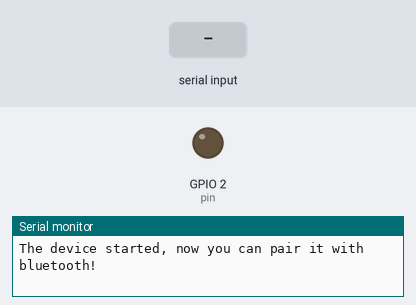
Bench run of a sketch on a simulated ESP32. Shown: output pins drawn as LEDs (lit = HIGH), the last lines printed to the serial monitor. Inputs (shaded band) come from the test bench. Nothing arrives over Bluetooth unless stated.

Above: at 1.2 s.
1.3 s: "1" received over the second serial link
At 2.3 s:
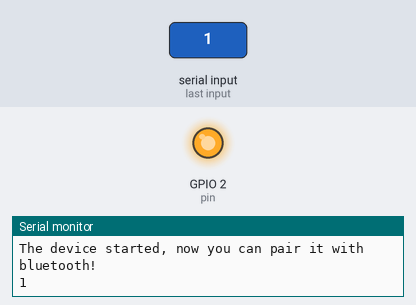
2.8 s: "0" received over the second serial link
At 3.5 s:
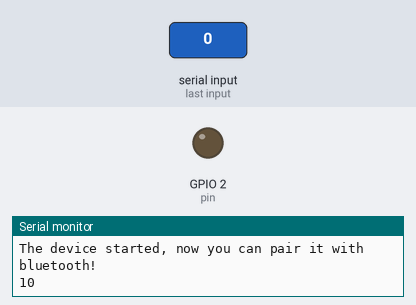
Timing chart, 0 to 5.8 s (numbered marks = the images above; inputs shaded):
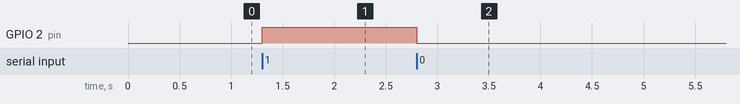

The sketch:

esp32_bluetooth_led.ino
```cpp
#include "BluetoothSerial.h"

#if !defined(CONFIG_BT_ENABLED) || !defined(CONFIG_BLUEDROID_ENABLED)
#error Bluetooth is not enabled! Please run `make menuconfig` to and enable it
#endif

BluetoothSerial SerialBT;
int pin=2;
int data=0;
void setup() {
  Serial.begin(115200);
  SerialBT.begin("ESP32test"); //Bluetooth device name
  Serial.println("The device started, now you can pair it with bluetooth!");

  pinMode(pin,OUTPUT);
}

void loop() {
  if (Serial.available()) {
    SerialBT.write(Serial.read());
  }
  if (SerialBT.available()) {
    data=SerialBT.read();
    if(data=='1'){
      digitalWrite(pin,HIGH);
    }else{
      digitalWrite(pin,LOW);
    }
    Serial.write(data);
  }
}
```

Measured:
- after the input at 1.3 s, GPIO 2 (pin): LOW → HIGH at once
- after the input at 2.8 s, GPIO 2 (pin): HIGH → LOW at once
